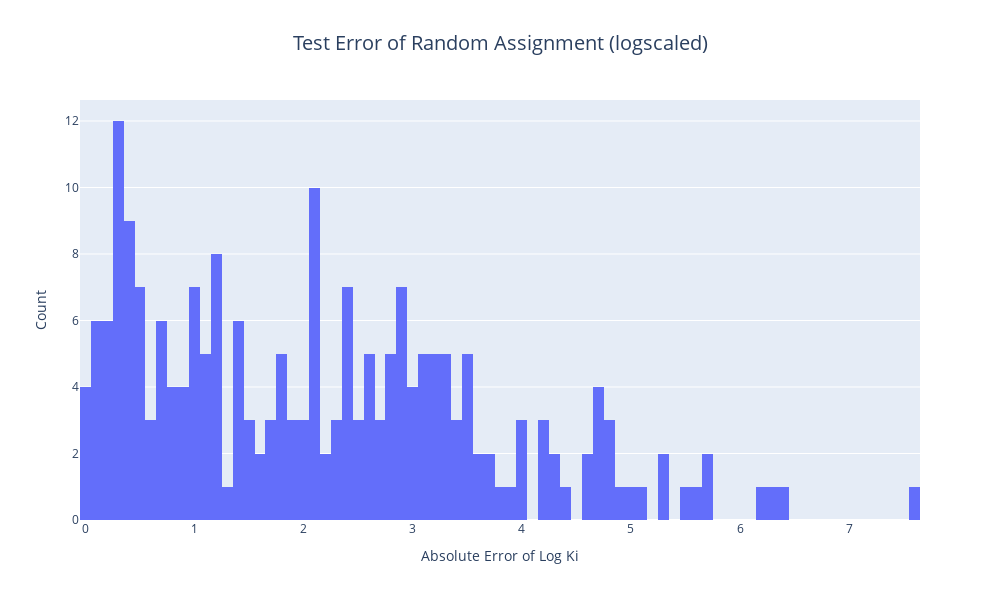

Here is the notebook cell this chart was saved with:
### Code cell
plot_error_histogram(pred_random, y_test_scaled, title="Test Error of Random Assignment (logscaled)", save_path='plots\\random_test')

### Figure 1 — Plotly figure (JSON) as saved in the notebook; plotly's stock layout.template omitted (floating-point values rounded to 4 significant figures; data arrays with more than 128 entries replaced by an {"elided": "..."} marker saying what was removed)
{"data": [{"alignmentgroup": "True", "bingroup": "x", "hovertemplate": "Absolute Error of Log Ki=%{x}<br>count=%{y}<extra></extra>", "legendgroup": "", "marker": {"color": "#636efa", "pattern": {"shape": ""}}, "name": "", "nbinsx": 100, "offsetgroup": "", "orientation": "v", "showlegend": false, "type": "histogram", "x": {"elided": "216 float values"}, "xaxis": "x", "yaxis": "y"}], "layout": {"barmode": "relative", "font": {"size": 12}, "height": 600, "legend": {"tracegroupgap": 0}, "title": {"font": {"size": 20}, "text": "Test Error of Random Assignment (logscaled)", "x": 0.5}, "width": 1000, "xaxis": {"anchor": "y", "domain": [0, 1], "tickfont": {"size": 12}, "title": {"text": "Absolute Error of Log Ki"}}, "yaxis": {"anchor": "x", "domain": [0, 1], "tickfont": {"size": 12}, "title": {"text": "Count"}}}}
